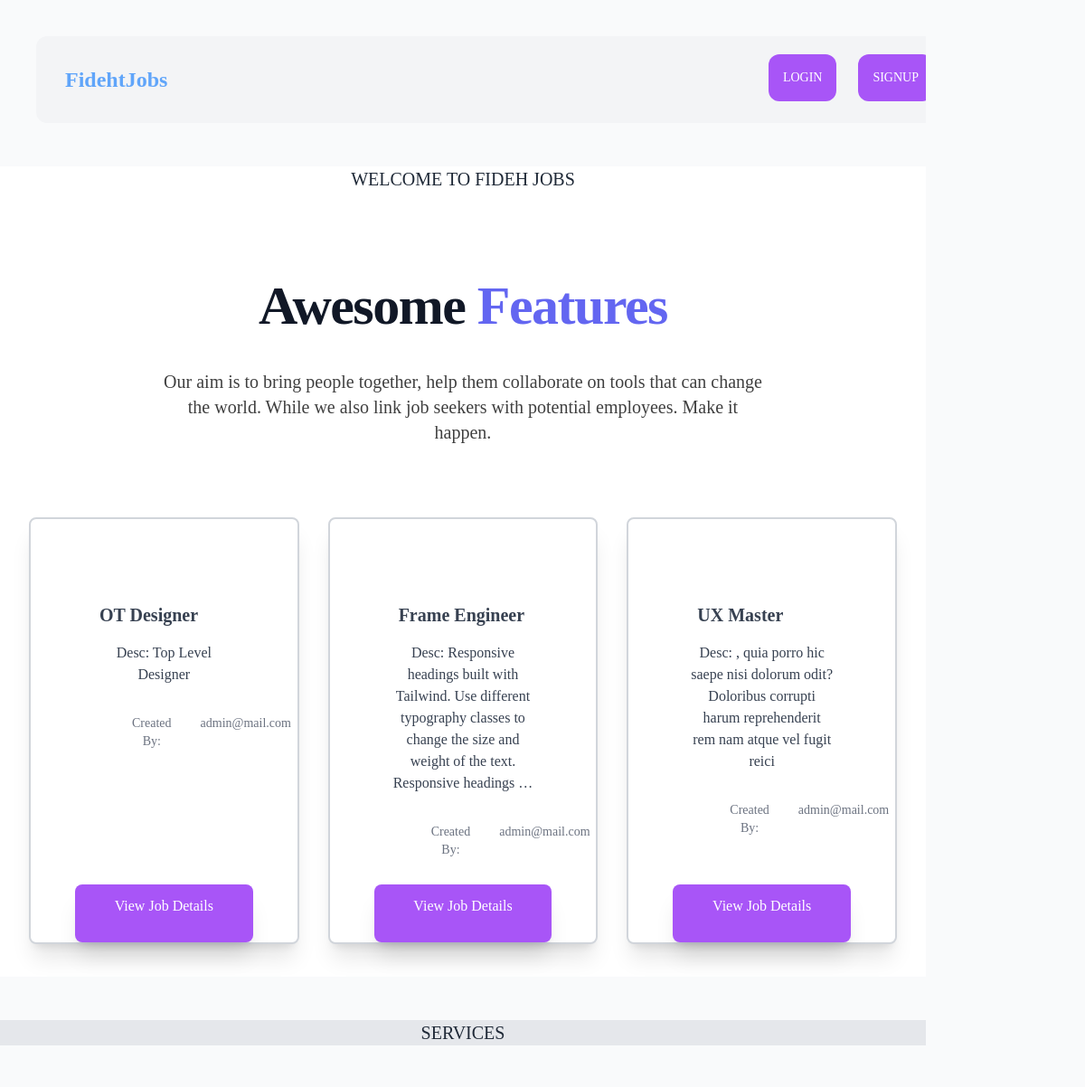
/ (upper part), run on an earlier commit of the app's database.
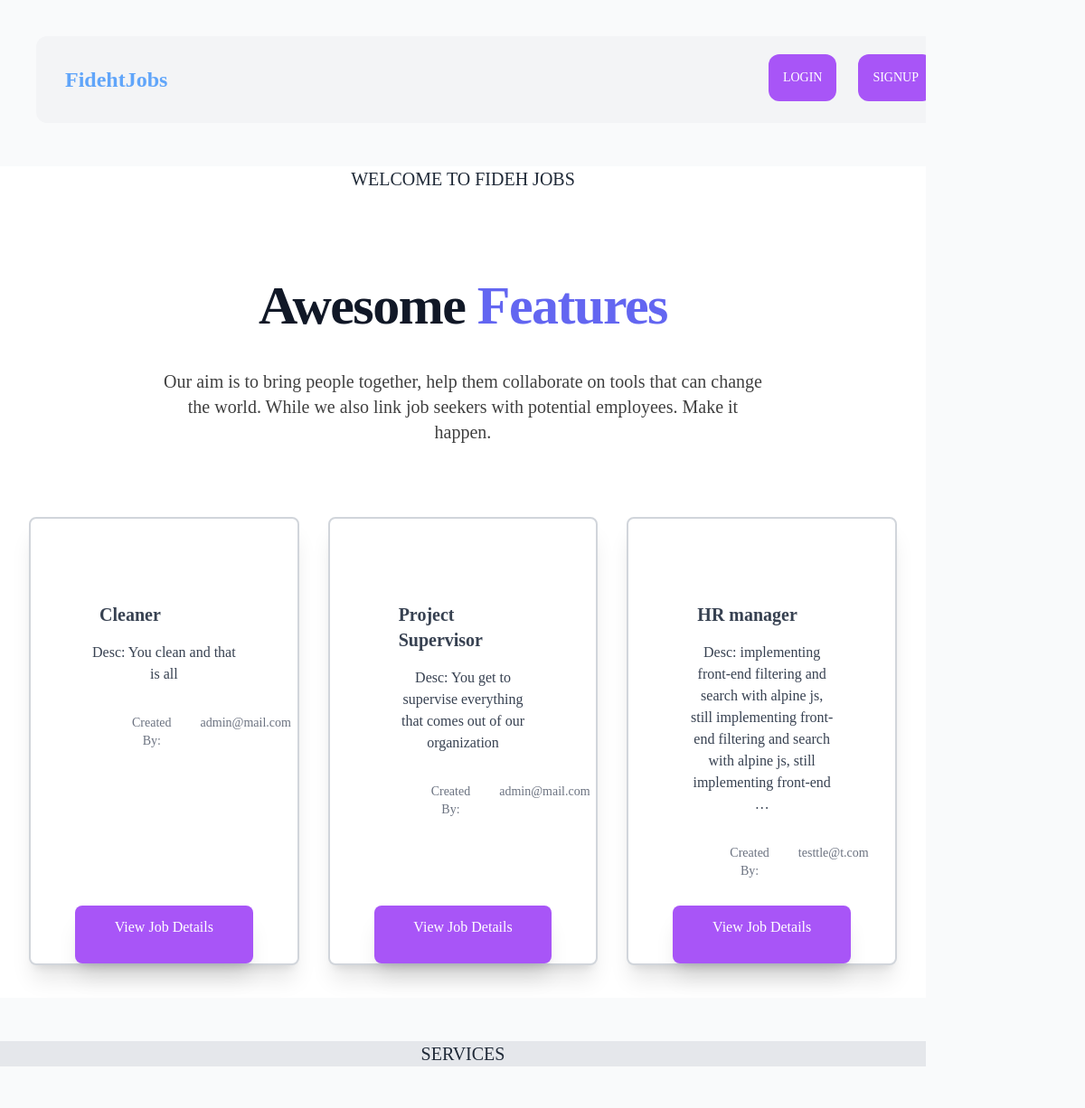
And on a later commit of the database.
### apps/job/models.py (models this page shows, shortened)
class Job(models.Model):
    title = models.CharField(max_length=223)
    description = models.TextField()
    detail = models.TextField(blank=True, null=True)
    duration = models.CharField(max_length=200,blank=True, null=True)
    payment_range = models.CharField(max_length=200,blank=True, null=True)
    remote = models.BooleanField(default=False,blank=True, null=True)
    experience = models.CharField(max_length=200,blank=True, null=True)
    created_by = models.ForeignKey(settings.AUTH_USER_MODEL, related_name='jobs',on_delete=models.CASCADE)
    created_on = models.DateTimeField(auto_now_add=True)
    change_at = models.DateTimeField(auto_now=True)

### apps/users/models.py (models this page shows)
class CustomUser(AbstractUser):
    username = None
    email = models.EmailField(_('email address'), unique=True)
    USERNAME_FIELD = 'email'
    REQUIRED_FIELDS = []
    objects = CustomUserManager()
    def __str__(self):
        return self.email

### apps/core/views.py (the view)
# urls.py: path('',LandingView.as_view(), name='landing'),
class LandingView(View):
    def get(self, request):
        jobs = Job.objects.all().order_by('-change_at')[0:3]
        return render(request,'core/landing.html',{'jobs': jobs})

### apps/notification/context_processor.py (called while the page is built)
def get_notifications(request):
    if request.user.is_authenticated:
        read_notifications = request.user.notifications.filter(is_read=True)
        unread_notifications = request.user.notifications.filter(is_read=False)
        context ={
            'read_notifications': read_notifications,
            'unread_notifications': unread_notifications
        }
        return context
    else:
        context ={
            'read_notifications': [],
            'unread_notifications': []
        }
        return context

### apps/core/templates/core/landing.html (shortened to what this page needs)
{% extends 'base.html' %}
{% block content %}
    <div class="w-full h-full bg-white">
        <h1 class="text-bold text-gray-800 text-center uppercase my-12 text-xl">
            Welcome to fideh Jobs
            </h1>
        <div class="container relative max-w-2xl px-5 pt-12 mx-auto sm:py-12 lg:px-0">
            <h2
                class="mb-10 text-4xl font-extrabold leading-10 tracking-tight text-left text-gray-900 sm:text-5xl sm:leading-none md:text-6xl sm:text-center">
                Awesome <span class="inline-block text-indigo-500">Features</span></h2>
            <p class="mt-5 text-xl text-left opacity-75 sm:text-center">Our aim is to bring people together, help them collaborate on tools that can change the world. While we also link job seekers with potential employees. Make it happen.
            </p>
        </div>
        <div class="pb-1 text-center text-gray-700 bg-cover">
            <div class="my-8">
                <div class="max-w-xl px-4 mx-auto sm:px-6 lg:max-w-screen-xl lg:px-8">
                    <div class="lg:grid lg:grid-cols-3 gap-3 lg:gap-8 ">
                        {% for job in jobs %}
                            <div class="p-16 relative transition-all duration-150 border-2 border-gray-300 bg-white rounded-lg shadow-xl ease hover:shadow-2xl">
                                <h1 class="text-xl font-semibold text-left mt-4 p-3"> {{ job.title }}</h1>
                                <div class="">
                                    <p class="text-normal p-1 font-light text-center ">Desc: {{job.description|truncatewords:20 }}</p>
                                </div>
                                <footer class="rounded-b-lg  text-sm text-gray-500 px-8 py-3 flex justify-between">
                                    <p class="m-3 text-md p-1">Created By:</p>
                                    <p class="m-3 p-1">{{job.created_by}}</p>
                                </footer>
                                <div class="text-center">
                                    <a class="absolute inset-x-0 bottom-0 h-16 mt-4 p-3 w-4/6 mx-auto bg-purple-500 text-white hover:bg-purple-800 rounded-lg shadow-xl"href="{% url 'job:job-detail' job.pk %}">View Job Details</a>
                                </div>
                            </div>
                        {% endfor %}
                    </div>
                </div>
            </div>
        </div>
    </div>
    <h1 class="text-bold text-gray-800 bg-gray-200 text-center uppercase my-12 text-xl">Services </h1>
    </div>
</div>
{% endblock content %}

What changed in the data, as far as the page shows it:
no longer on this page (row unchanged): Job: title "OT Designer", description "Top Level Designer", created_by "admin@mail.com"
no longer on this page (row unchanged): Job: title "Frame Engineer", description "Responsive headings built with Tailwind. Use different typography classes to change the size and weight of the text. Responsive headings …", created_by "admin@mail.com"
no longer on this page (row unchanged): Job: title "UX Master", description ", quia porro hic saepe nisi dolorum odit? Doloribus corrupti harum reprehenderit rem nam atque vel fugit reici", created_by "admin@mail.com"
added Job: title "Cleaner", description "You clean and that is all", created_by "admin@mail.com"
added Job: title "Project Supervisor", description "You get to supervise everything that comes out of our organization", created_by "admin@mail.com"
added Job: title "HR manager", description "implementing front-end filtering and search with alpine js, still implementing front-end filtering and search with alpine js, still implementing front-end …", created_by "testtle@t.com"
